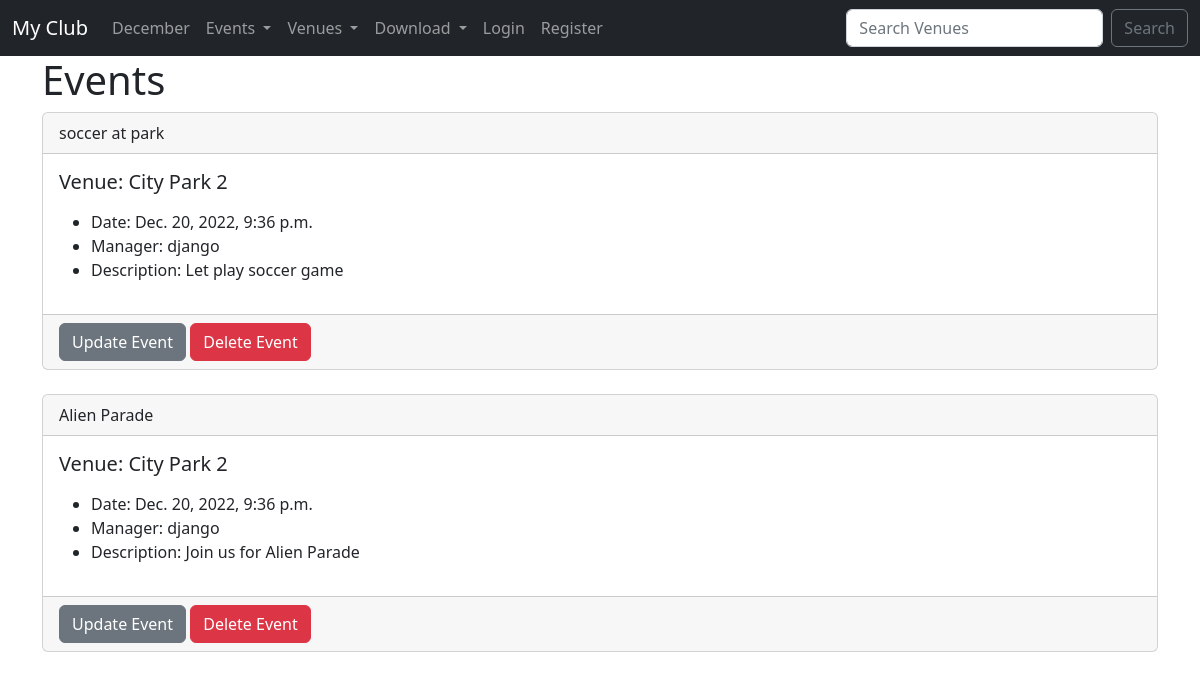
Before: /events with the older database file.
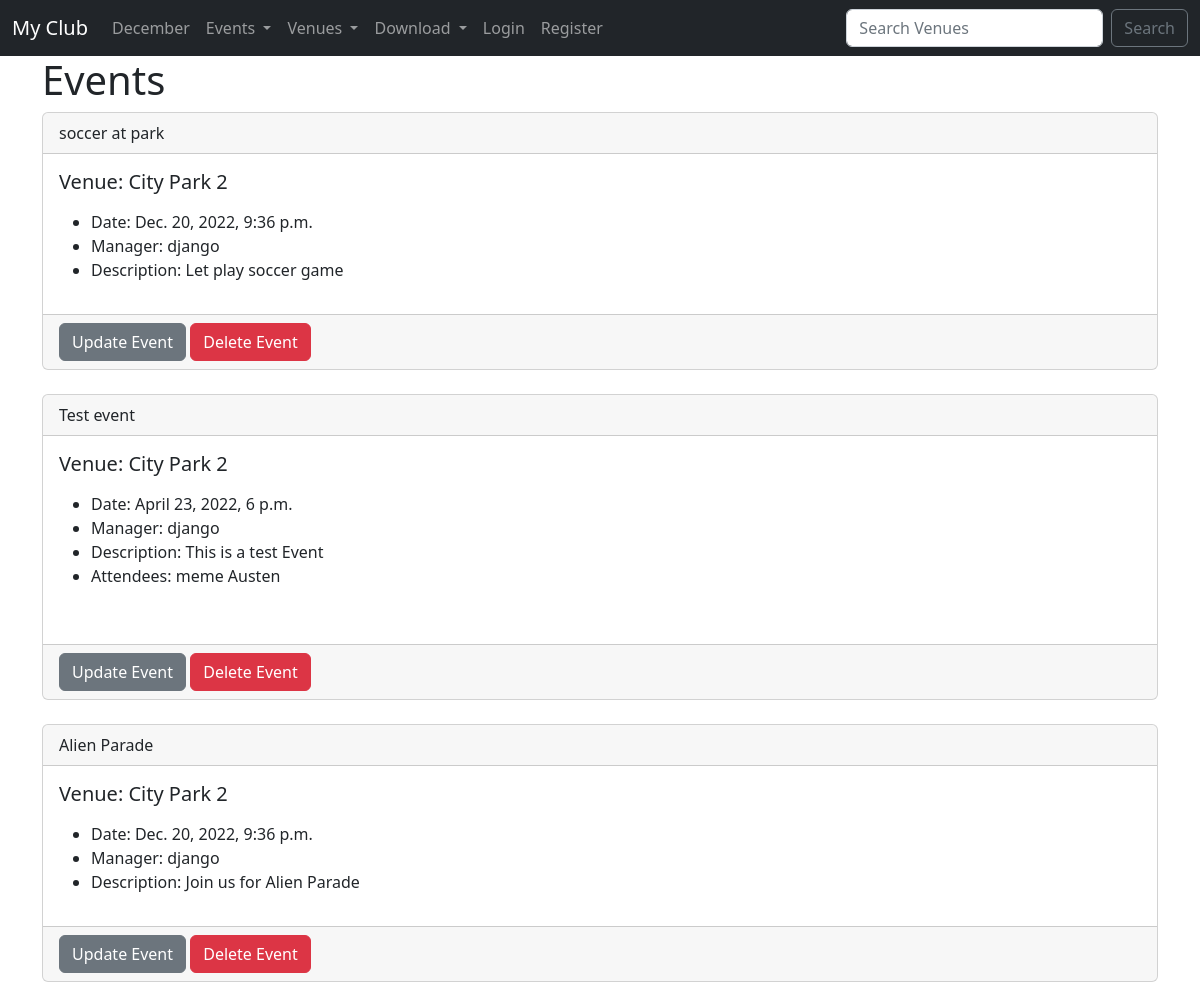
After: the same page with the newer database file.
### events/models.py (models this page shows)
class Event(models.Model):
	name = models.CharField('Event name',max_length=120,)
	event_date = models.DateTimeField('Event date')
	venue = models.ForeignKey(Venue,blank=True,null=True,on_delete=models.CASCADE)
	manager = models.ForeignKey(User,blank=True,null=True,on_delete=models.SET_NULL)
	description = models.TextField(blank=True)
	attendees = models.ManyToManyField(MyClubUser,blank=True)
	def __str__(self):
		return self.name

class Venue(models.Model):
	name = models.CharField('Venue Name',max_length=120)
	address = models.CharField(max_length=300)
	zip_code = models.CharField('Zip code',max_length=55)
	phone = models.CharField('Contact Phone',max_length=8,blank=True)
	web = models.URLField('Website Addres',blank=True)
	email_address = models.EmailField('Email',blank=True)
	def __str__(self):
		return self.name

class MyClubUser(models.Model):
	first_name = models.CharField(max_length=100)
	last_name = models.CharField(max_length=100)
	email = models.EmailField('User Email')
	def __str__(self):
		return self.first_name + ' ' + self.last_name

### events/views.py (the view)
# urls.py: path('events',views.all_events,name="list-events"),
def all_events(request):
	event_list = Event.objects.all().order_by('-name')
	return render(request,'events/event_list.html',
		{'event_list':event_list})

### events/templates/events/event_list.html
{% extends 'events/base.html' %}
{% block content %}
<h1>Events</h1>
{%for event in event_list%}
	<div class="card">
  <div class="card-header">
    {{event}}
  </div>
  <div class="card-body">
    <h5 class="card-title">Venue: {{event.venue}}</h5>
    <p class="card-text">
    	<ul>
		<li>Date: {{event.event_date}}</li>
		<li>Manager: {{event.manager}}</li>
		<li>Description: {{event.description}}</li>
		{% for user in event.attendees.all %}
		<li>Attendees: {{user}}</li>
		<br/>
		{% endfor %}
	</ul>
    </p>
  </div>
  <div class="card-footer">
		  <a href="{% url 'update-event' event.id %}" class="btn btn-secondary">Update Event</a>
          <a href="{% url 'delete-event' event.id %}" class="btn btn-danger">Delete Event</a>
  </div>
</div>
	<br/>
{% endfor %}
{% endblock %}

Changed rows visible on the page:
added Event: name "Test event", venue "City Park 2", event_date "April 23, 2022, 6 p.m.", manager "django", description "This is a test Event"
now on this page (row unchanged): MyClubUser: first_name+last_name "meme Austen"
